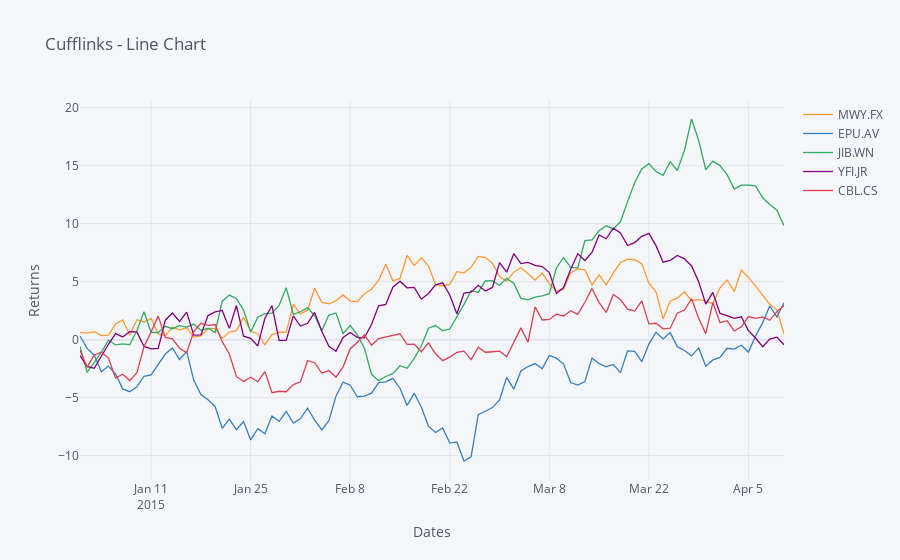

Write notebook code for a chart like this one.
### Code cell
cf.datagen.lines().iplot(kind='scatter',xTitle='Dates',yTitle='Returns',title='Cufflinks - Line Chart')
